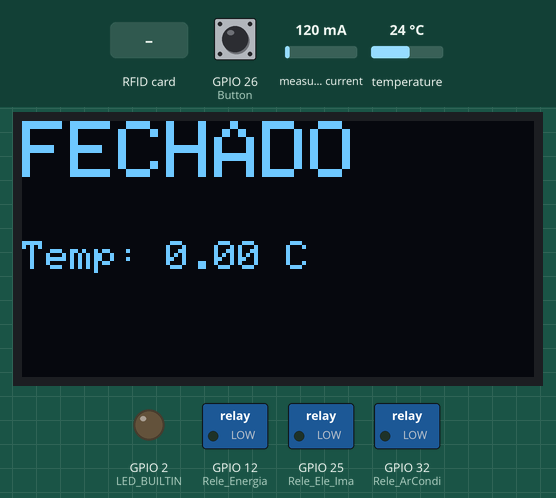
This program was run on a simulated ESP32. Shown: 128×64 one-colour display, switched loads named in the program (green lamp = pin HIGH), output pins drawn as LEDs (lit = HIGH). Inputs (shaded band) come from the test bench; at power-on: temperature 24 °C, GPIO 26 (Button) LOW, measured current 120 mA. Pins used as bus, display or sensor lines are not drawn; what the program prints to the serial monitor is not drawn.

Above: at 1.2 s.
1.3 s: RFID card C4 66 6A 31 held to the reader
At 3.3 s:
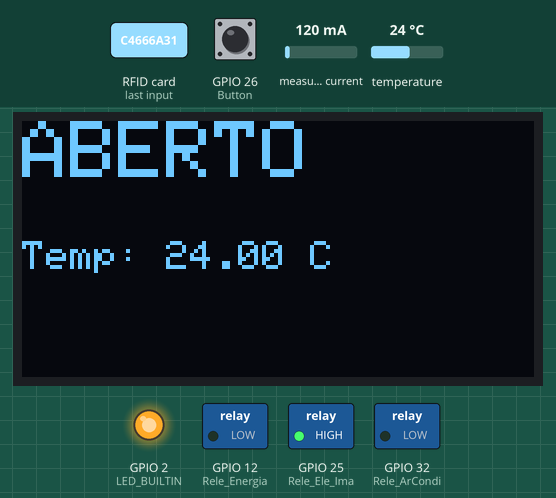
3.7 s: RFID card 5E 7A 19 C4 held to the reader
At 4.9 s:
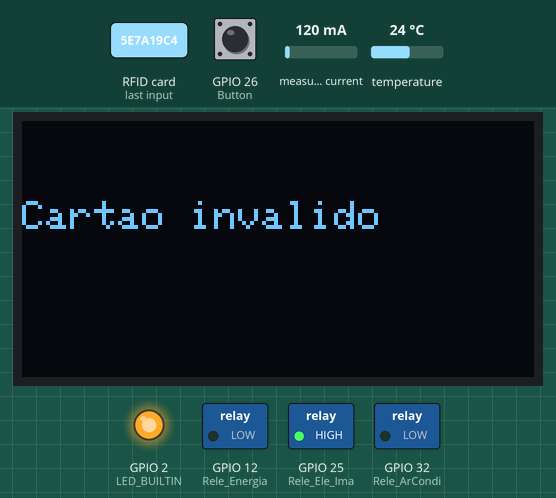
10.1 s: temperature set to 21.4 °C
At 12.5 s:
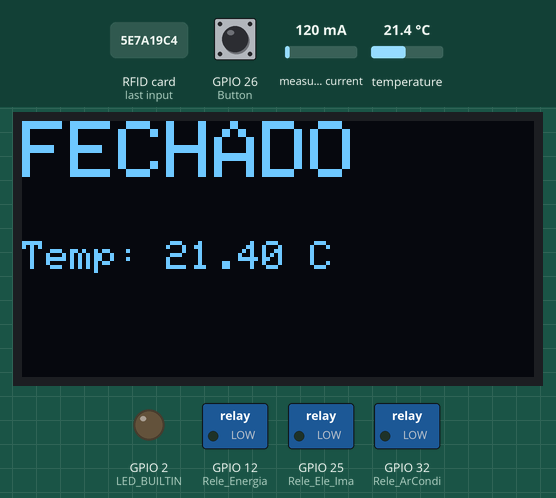
12.8 s: temperature set to 20.7 °C
At 14.4 s:
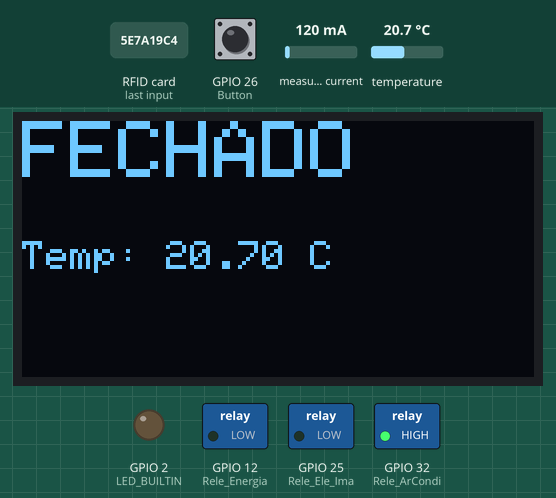
14.9 s: GPIO 26 (Button) pulled HIGH for 0.15 s
At 15.02 s:
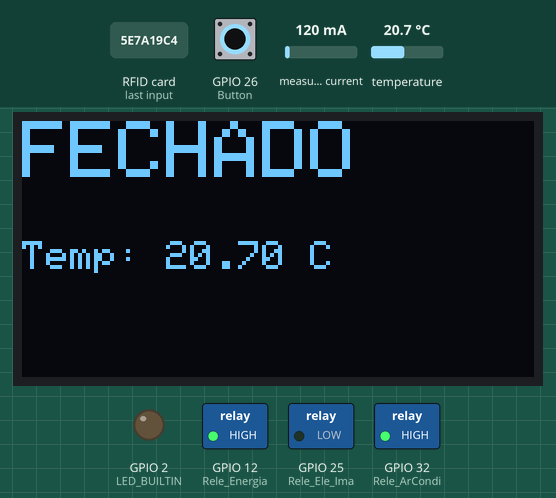
16.5 s: RFID card C4 66 6A 31 held to the reader
At 17.1 s:
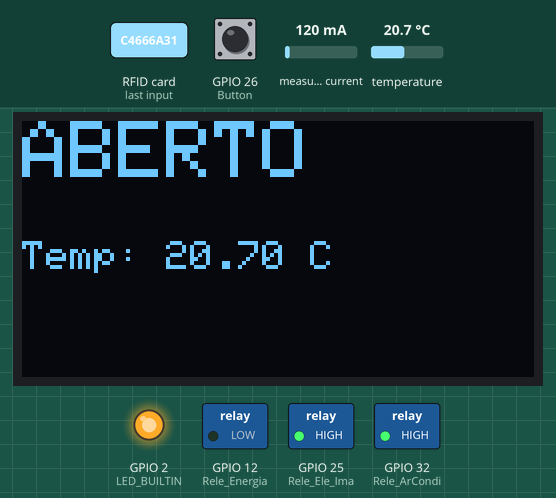
Timing chart, 0 to 28.0 s (numbered marks = the images above; inputs shaded):
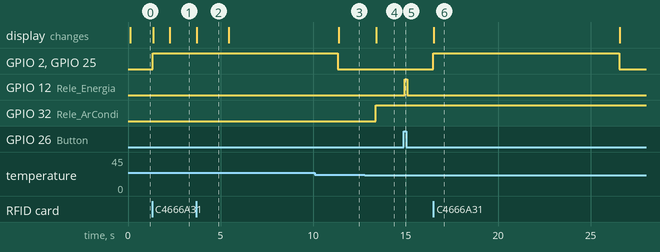

The program:

main.cpp
```cpp
#include <Arduino.h>
#include <MFRC522v2.h>
#include <MFRC522DriverSPI.h>
#include <MFRC522DriverPinSimple.h>
#include <SPI.h>
#include <Adafruit_BMP085.h>
#include <Adafruit_GFX.h>
#include <Adafruit_SSD1306.h>
#include "EmonLib.h"

// ================= PROTÓTIPOS =================
void tela_erro();
void tela_aberto();
void tela_fechado();
void ler_temperatura();
void energia();
void ler_corrente();
void leitura_rfid(MFRC522 &dev);

// ================= PINOS =================
#define LED_BUILTIN 2

// RFID (VSPI)
#define SCK_PIN 18
#define MISO_PIN 19
#define MOSI_PIN 23
#define CS_A 5
#define RST_A 17

// OLED (HSPI)
#define OLED_CLK 14
#define OLED_MOSI 13
#define OLED_DC 16
#define OLED_RST 4
#define OLED_CS 27

// Relés
#define Rele_Ele_Ima 25
#define Rele_ArCondi 32
#define Rele_Energia 12

// Botão
#define Button 26
#define ButtonPorta 27

// ===== SENSOR DE CORRENTE =====
#define PINO_SCT 34

float correnteRMS = 0;
float potenciaAparente = 0;

unsigned long tempo_corrente = 0;
const unsigned long INTERVALO_CORRENTE = 1000;

const float tensaoRede = 127.0;

// ================= SPI =================
SPIClass spiRFID(VSPI);
SPIClass spiOLED(HSPI);

// ================= OBJETOS =================

// RFID
MFRC522DriverPinSimple ssA(CS_A);
MFRC522DriverSPI driverA(ssA, spiRFID);
MFRC522 mfrcA(driverA);

// OLED
Adafruit_SSD1306 display(128, 64, &spiOLED, OLED_DC, OLED_RST, OLED_CS);

// Sensor
Adafruit_BMP085 bmp;

// ===== EmonLib =====
EnergyMonitor SCT013;

// ================= VARIÁVEIS =================
String read_rfid;

String ok_rfid_1 = "c4666a31";
String ok_rfid_2 = "eaddd70";

bool acesso_liberado = false;
unsigned long tempo_aberto = 0;
const unsigned long TEMPO_PORTA_ABERTA = 10000;

unsigned long tempo_temp = 0;
const unsigned long INTERVALO_TEMP = 2000;

bool estadoEnergiaAnterior = false;
float temperaturaAtual = 0;

// ================= FUNÇÕES =================

void dump_byte_array(byte *buffer, byte bufferSize)
{
  read_rfid = "";
  for (byte i = 0; i < bufferSize; i++)
  {
    if (buffer[i] < 0x10)
      read_rfid += "0";
    read_rfid += String(buffer[i], HEX);
  }
}

// ===== OLED =====

void tela_fechado()
{
  display.clearDisplay();

  display.setTextSize(2);
  display.setCursor(0, 0);
  display.println("FECHADO");

  display.setTextSize(1);
  display.setCursor(0, 30);
  display.print("Temp: ");
  display.print(temperaturaAtual);
  display.println(" C");

  display.display();
}

void tela_aberto()
{
  display.clearDisplay();

  display.setTextSize(2);
  display.setCursor(0, 0);
  display.println("ABERTO");

  display.setTextSize(1);
  display.setCursor(0, 30);
  display.print("Temp: ");
  display.print(temperaturaAtual);
  display.println(" C");

  display.display();
}

void tela_erro()
{
  display.clearDisplay();

  display.setTextSize(1);
  display.setCursor(0, 20);
  display.println("Cartao invalido");

  display.display();
}

// ===== RFID =====

void leitura_rfid(MFRC522 &dev)
{
  if (!dev.PICC_IsNewCardPresent())
    return;
  if (!dev.PICC_ReadCardSerial())
    return;

  dump_byte_array(dev.uid.uidByte, dev.uid.size);

  Serial.print("\nUID: ");
  Serial.println(read_rfid);

  if (read_rfid == ok_rfid_1 || read_rfid == ok_rfid_2 || digitalRead(ButtonPorta) == HIGH)
  {
    acesso_liberado = true;
    tempo_aberto = millis();

    digitalWrite(Rele_Ele_Ima, HIGH);
    digitalWrite(LED_BUILTIN, HIGH);

    Serial.println("Acesso liberado");
  }
  else
  {
    Serial.println("Cartao invalido");
    tela_erro();
    delay(1500);
  }

  dev.PICC_HaltA();
  dev.PCD_StopCrypto1();
}

// ===== TEMPERATURA =====

void ler_temperatura()
{
  temperaturaAtual = bmp.readTemperature();

  Serial.print("Temp: ");
  Serial.print(temperaturaAtual);
  Serial.println(" C");

  digitalWrite(Rele_ArCondi, temperaturaAtual <= 21);
}

// ===== ENERGIA =====

void energia()
{
  bool estadoAtual = digitalRead(Button);

  if (estadoAtual != estadoEnergiaAnterior)
  {
    estadoEnergiaAnterior = estadoAtual;

    digitalWrite(Rele_Energia, estadoAtual);

    Serial.println(estadoAtual ? "Energia Ligada" : "Energia Desligada");
  }
}

// ===== CORRENTE (EmonLib) =====

void ler_corrente()
{
  double Irms = SCT013.calcIrms(1480);

  correnteRMS = Irms;
  potenciaAparente = Irms * tensaoRede;

  Serial.print("Corrente RMS: ");
  Serial.print(correnteRMS);
  Serial.println(" A");

  Serial.print("Potencia Aparente: ");
  Serial.print(potenciaAparente);
  Serial.println(" W\n");
}

// ================= SETUP =================

void setup()
{
  Serial.begin(115200);

  spiRFID.begin(SCK_PIN, MISO_PIN, MOSI_PIN);
  spiOLED.begin(OLED_CLK, -1, OLED_MOSI);

  if (!display.begin(SSD1306_SWITCHCAPVCC))
  {
    Serial.println("Erro OLED");
    while (1);
  }

  display.setTextColor(WHITE);

  if (!bmp.begin())
  {
    Serial.println("BMP180 nao encontrado!");
    while (1);
  }

  pinMode(LED_BUILTIN, OUTPUT);
  pinMode(Rele_Ele_Ima, OUTPUT);
  pinMode(Rele_ArCondi, OUTPUT);
  pinMode(Rele_Energia, OUTPUT);
  pinMode(Button, INPUT);
  pinMode(ButtonPorta, INPUT);

  pinMode(RST_A, OUTPUT);
  digitalWrite(RST_A, HIGH);
  mfrcA.PCD_Init();

  // ===== INICIALIZA SENSOR DE CORRENTE =====
  SCT013.current(PINO_SCT, 1.0);

  Serial.println("Sistema pronto");
}

// ================= LOOP =================

void loop()
{
  leitura_rfid(mfrcA);

  if (acesso_liberado && millis() - tempo_aberto >= TEMPO_PORTA_ABERTA)
  {
    acesso_liberado = false;
    digitalWrite(Rele_Ele_Ima, LOW);
    digitalWrite(LED_BUILTIN, LOW);
  }

  if (millis() - tempo_temp >= INTERVALO_TEMP)
  {
    tempo_temp = millis();
    ler_temperatura();
  }

  if (millis() - tempo_corrente >= INTERVALO_CORRENTE)
  {
    tempo_corrente = millis();
    ler_corrente();
  }

  if (acesso_liberado)
    tela_aberto();
  else
    tela_fechado();

  energia();
}
```

Measured:
- the behaviour switches between 21.1 and 21 °C on temperature (found by bisection; images 3 and 4)
- after the input at 1.3 s, GPIO 2 (LED_BUILTIN), GPIO 25 (Rele_Ele_Ima): LOW → HIGH at once; the display: first changes after 0.05 s (image 1 shows a later state)
- after the input at 3.7 s, the display: changes at once (image 2)
- after the input at 10.1 s, the display: changes after 1.3 s (image 3)
- after the input at 12.8 s, GPIO 32 (Rele_ArCondi): LOW → HIGH after 0.60 s; the display: changes after 0.62 s (image 4)
- after the input at 14.9 s, GPIO 12 (Rele_Energia): LOW → HIGH after 0.05 s, → LOW 0.15 s later
- after the input at 16.5 s, GPIO 2 (LED_BUILTIN), GPIO 25 (Rele_Ele_Ima): LOW → HIGH at once, → LOW 10.0 s later; the display: changes at once (image 6)
